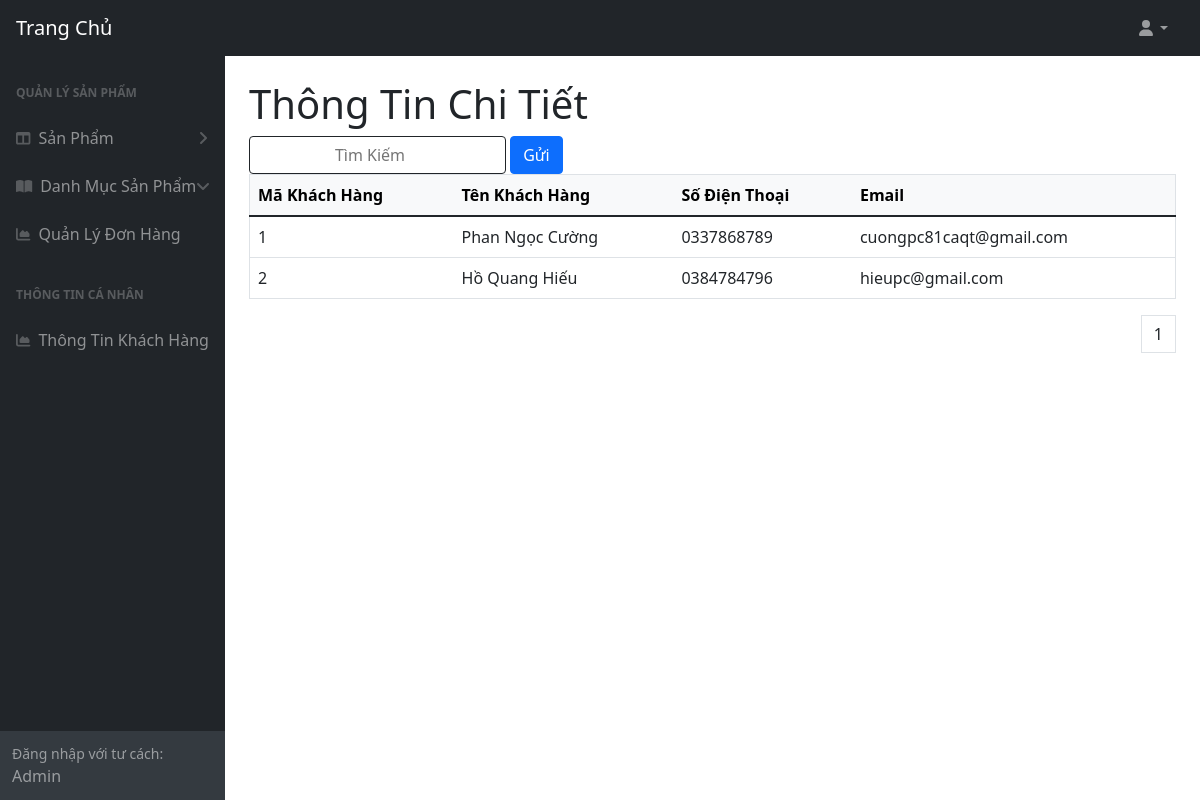
Page /admin/usersprofile/users.php on the committed database.
### tables this page shows
CREATE TABLE `users` (
  `id` int(11) NOT NULL,
  `firstname` varchar(255) NOT NULL,
  `lastname` varchar(255) NOT NULL,
  `phone_number` varchar(11) NOT NULL,
  `email` varchar(255) NOT NULL,
  `password` varchar(255) NOT NULL
);

### admin/usersprofile/users.php (the view, shortened to what this page needs)
<?php
include '../layouts/header.php';
include '../layouts/sidebar.php';
include '../layouts/db.php';
$sql = "SELECT COUNT(id) AS total_records FROM `users`";
$stmt = $conn->query($sql);
$stmt->setFetchMode(PDO::FETCH_ASSOC);
$pagination = $stmt->fetch();
$total_records = $pagination['total_records'];
$current_page = isset($_GET['page']) ? $_GET['page'] : 1;
$limit = 3;
$total_page = ceil($total_records / $limit);
$start = ($current_page - 1) * $limit;
$sql = "SELECT * FROM users LIMIT $start, $limit";
$stmt = $conn->query($sql);
$stmt->setFetchMode(PDO::FETCH_OBJ);
$rows = $stmt->fetchAll();
?>
<div id="layoutSidenav_content">
    <main>
        <div class="container-fluid px-4">
            <h1 class="mt-4">Thông Tin Chi Tiết</h1>
            <div class="row">
                <div class="col-lg-12">
                    <form class="search-form" action="../usersprofile/users-search.php" method="POST">
                        <input class="btn btn-outline-dark" type="search" placeholder="Tìm Kiếm" name="search" title="Tìm Kiếm">
                        <button type="submit" class="btn btn-primary">Gửi</button>
                    </form>
                    <table border="1" class="table">
                        <thead class="table-light">
                            <tr>
                                <th>Mã Khách Hàng</th>
                                <th>Tên Khách Hàng</th>
                                <th>Số Điện Thoại</th>
                                <th>Email</th>
                            </tr>
                        </thead>
                        <tbody>
                            <?php foreach ($rows as $key => $row) : ?>
                                <tr>
                                    <td><?php echo $row->id; ?></td>
                                    <td><?php echo $row->firstname.' '.$row->lastname; ?></td>
                                    <td><?php echo $row->phone_number; ?></td>
                                    <td><?php echo $row->email; ?></td>
                                </tr>
                            <?php endforeach; ?>
                        </tbody>
                    </table>
                    <div class="dataTable-bottom">
                        <nav class="dataTable-pagination">
                            <ul class="dataTable-pagination-list">
                                <?php
                                for ($i = 1; $i <= $total_page; $i++) {
                                    if ($i == $current_page) {
                                        echo '<a>' . $i . '</a>';
                                    } else {
                                        echo '<li><a href="users.php?page=' . $i . '">' . $i . '</a></li>';
                                    }
                                }
                                ?>
                            </ul>
                        </nav>
                    </div>
                </div>
            </div>
        </div>
    </main>
</div>

### rows in the picture
users: id "1", firstname "Phan", lastname "Ngọc Cường", phone_number "0337868789", email "cuongpc81caqt@gmail.com"
users: id "2", firstname "Hồ", lastname "Quang Hiếu", phone_number "0384784796", email "hieupc@gmail.com"
